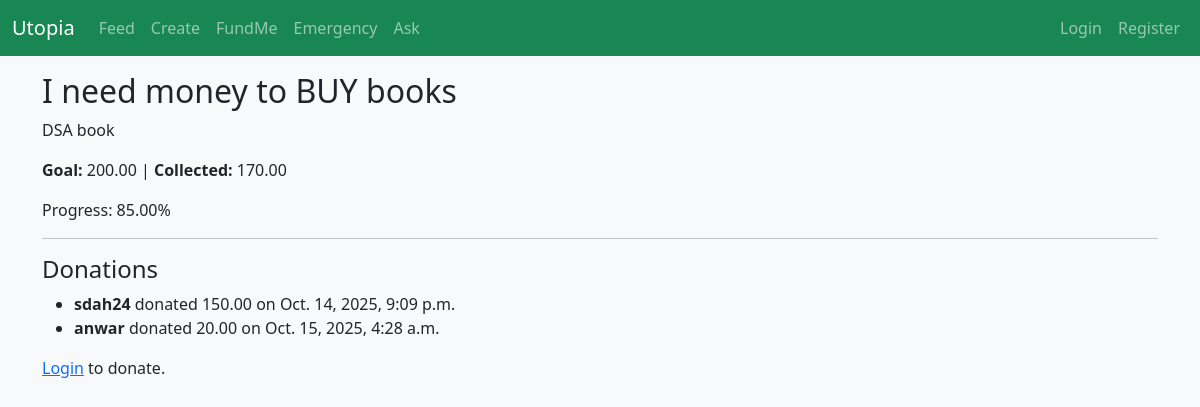
/funding/2/, run on the app's committed database.
### funding/models.py (models this page shows, shortened)
class FundMePost(models.Model):
    author = models.ForeignKey(User, on_delete=models.CASCADE, related_name="fundme_posts")
    title = models.CharField(max_length=255)
    description = models.TextField()
    goal_amount = models.DecimalField(max_digits=12, decimal_places=2)
    collected_amount = models.DecimalField(max_digits=12, decimal_places=2, default=0)
    image = models.ImageField(upload_to="funding_images/", blank=True, null=True)
    created_at = models.DateTimeField(default=timezone.now)
    is_active = models.BooleanField(default=True)
    def progress_percent(self):
        if self.goal_amount > 0:
            return round((self.collected_amount / self.goal_amount) * 100, 2)
        return 0

class Donation(models.Model):
    fundme = models.ForeignKey(FundMePost, on_delete=models.CASCADE, related_name="donations")
    donor = models.ForeignKey(User, on_delete=models.SET_NULL, null=True, blank=True)
    amount = models.DecimalField(max_digits=12, decimal_places=2)
    note = models.TextField(blank=True)
    donated_at = models.DateTimeField(default=timezone.now)

### funding/views.py (the view)
# urls.py: path("<int:pk>/", views.fundme_detail, name="fundme_detail"),
def fundme_detail(request, pk):
    post = get_object_or_404(FundMePost, pk=pk)
    donations = post.donations.all()
    if request.method == "POST":
        if request.user.is_authenticated:
            form = DonationForm(request.POST)
            if form.is_valid():
                donation = form.save(commit=False)
                donation.donor = request.user
                donation.fundme = post
                donation.save()
                messages.success(request, "Donation successful! 🎉")
                return redirect("funding:fundme_detail", pk=pk)
        else:
            messages.error(request, "You must be logged in to donate.")
            return redirect("login")
    else:
        form = DonationForm()
    return render(request, "funding/fundme_detail.html", {"post": post, "form": form, "donations": donations})

### templates/funding/fundme_detail.html (shortened to what this page needs)
<!DOCTYPE html>
<html lang="en">
<head>
</head>
<body>
{% extends 'base.html' %}
{% block content %}
<h2>{{ post.title }}</h2>
<p>{{ post.description }}</p>
<p><strong>Goal:</strong> {{ post.goal_amount }} | <strong>Collected:</strong> {{ post.collected_amount }}</p>
<p>Progress: {{ post.progress_percent }}%</p>
<hr>
<h4>Donations</h4>
<ul>
  {% for d in donations %}
  <li><strong>{{ d.donor.username }}</strong> donated {{ d.amount }} on {{ d.donated_at }}</li>
  {% empty %}
  <p>No donations yet.</p>
  {% endfor %}
</ul>
{% if user.is_authenticated %}
<h4>Make a Donation</h4>
<form method="post">
  {% csrf_token %}
  {{ form.as_p }}
  <button class="btn btn-success">Donate</button>
</form>
{% else %}
<p><a href="{% url 'accounts:login' %}">Login</a> to donate.</p>
{% endif %}
{% endblock %}

### templates/base.html (style rules this page uses)
body { background-color: #f8f9fa; }

### data on the page
FundMePost: title "I need money to BUY books", description "DSA book", goal_amount "200.00", collected_amount "170.00", progress_percent "85.00"
Donation: donor.username "sdah24", amount "150.00", donated_at "Oct. 14, 2025, 9:09 p.m."
Donation: donor.username "anwar", amount "20.00", donated_at "Oct. 15, 2025, 4:28 a.m."
